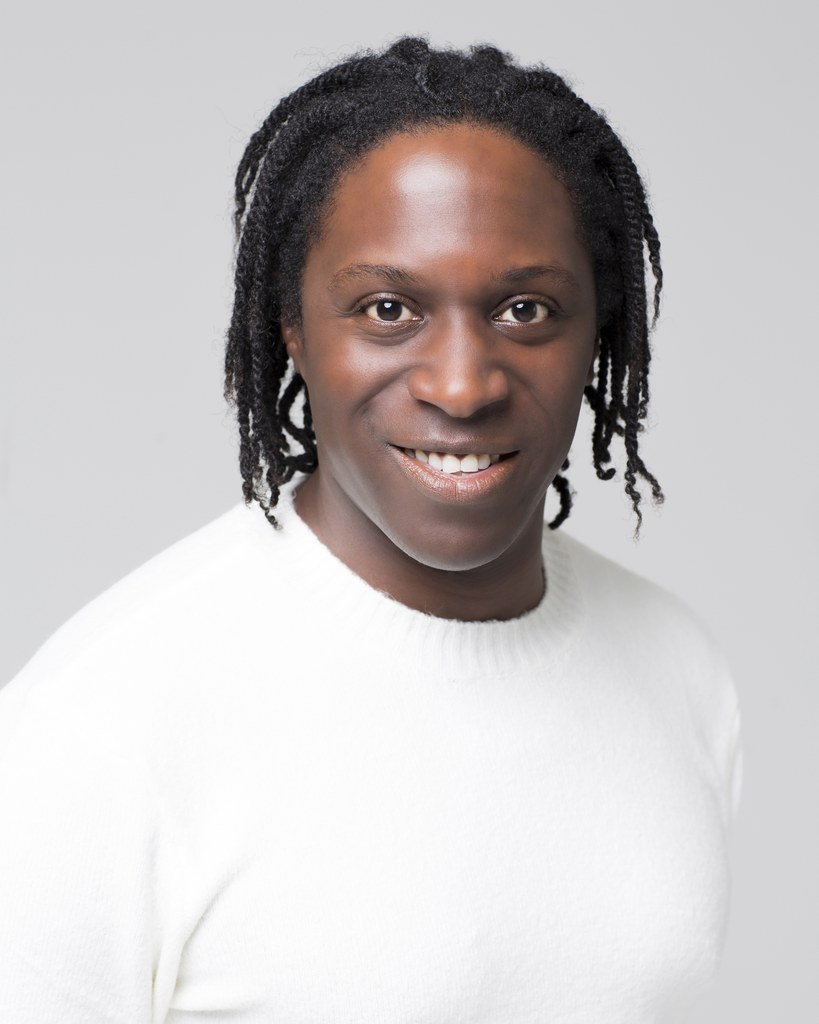
#> input picture backend/tests/fixtures/photos/frontal_white_tshirt.jpg, 819 x 1024 px
$ python bench_p95.py
#> lines starting #> are read from the running program, lines starting #| are printed output that depends on the picture
"""Measure p95 latency of /analyze, /skin and /papercraft against a running stack (tech.md §7).

Usage: uv run python scripts/bench_p95.py [base_url] [--runs N]
Start the stack with docker/compose.bench.yml: it pins the API to 2 vCPU and lifts
the rate limits that would otherwise stop the run. Exits 1 if any target is missed.
"""

import argparse
import io
import json
import statistics
import sys
import time
import urllib.error
import urllib.request
import uuid
from dataclasses import dataclass
from pathlib import Path

from PIL import Image

FIXTURES = Path(__file__).resolve().parents[1] / "tests" / "fixtures"
PHOTO = FIXTURES / "photos" / "frontal_white_tshirt.jpg"
SKIN = FIXTURES / "reference_skin.png"
API = "/api/v1"
PHOTO_12MP = (4000, 3000)
PHOTO_QUALITY = 90
WARMUP = 3
MAX_PDF_BYTES = 2 * 1024 * 1024
TIMEOUT_S = 30
# /skin keeps its fixed 300/hour limit (tech.md §8.2); the bench override cannot lift it.
SKIN_RATE_PER_HOUR = 300


@dataclass(frozen=True, slots=True)
class Target:
    """One measured call and its §7 budget."""

    name: str
    p95_ms: float
    runs: int


@dataclass(frozen=True, slots=True)
class Request:
    """A prepared HTTP request body."""

    path: str
    body: bytes
    content_type: str


def multipart(
    path: str, fields: dict[str, str], files: dict[str, tuple[str, bytes, str]]
) -> Request:
    """Encode a multipart/form-data request."""
    boundary = uuid.uuid4().hex
    parts: list[bytes] = []
    for name, value in fields.items():
        header = f'--{boundary}\r\nContent-Disposition: form-data; name="{name}"\r\n\r\n'
        parts.append(header.encode() + value.encode() + b"\r\n")
    for name, (filename, data, mime) in files.items():
        header = (
            f"--{boundary}\r\nContent-Disposition: form-data; "
            f'name="{name}"; filename="{filename}"\r\nContent-Type: {mime}\r\n\r\n'
        )
        parts.append(header.encode() + data + b"\r\n")
    parts.append(f"--{boundary}--\r\n".encode())
    return Request(path, b"".join(parts), f"multipart/form-data; boundary={boundary}")


def photo_12mp(fmt: str) -> bytes:
    """A fixture photo upscaled to 12 MP, the size §7 budgets for."""
    with Image.open(PHOTO) as img:
        big = img.convert("RGB").resize(PHOTO_12MP, Image.Resampling.LANCZOS)
    buf = io.BytesIO()
    big.save(buf, format=fmt, quality=PHOTO_QUALITY)
    return buf.getvalue()


def send(base: str, req: Request) -> tuple[float, bytes]:
    """POST the request; elapsed milliseconds and the response body."""
    http = urllib.request.Request(  # noqa: S310 - base URL is the operator's own stack
        base + req.path, data=req.body, headers={"Content-Type": req.content_type}
    )
    started = time.perf_counter()
    with urllib.request.urlopen(http, timeout=TIMEOUT_S) as response:  # noqa: S310
        body: bytes = response.read()
    return (time.perf_counter() - started) * 1000, body


def p95(samples: list[float]) -> float:
    """95th percentile, inclusive method so small samples stay within the data."""
    return statistics.quantiles(samples, n=20, method="inclusive")[18]


def measure(base: str, req: Request, runs: int) -> tuple[list[float], bytes]:
    """Latencies of `runs` sequential calls after a warmup, and the last body."""
    body = b""
    for _ in range(WARMUP):
        send(base, req)
    samples: list[float] = []
    for _ in range(runs):
        elapsed, body = send(base, req)
        samples.append(elapsed)
    return samples, body


def analyze_request(fmt: str, mime: str) -> Request:
    """/analyze with a 12 MP photo in the given format."""
    photo = {"photo": ("photo", photo_12mp(fmt), mime)}
    return multipart(f"{API}/analyze", {"consent": "true"}, photo)


def papercraft_request(mode: str) -> Request:
    """/papercraft on A4 at the default 5 mm cell, the setting §7 budgets the size for."""
    return multipart(
        f"{API}/papercraft",
        {"options": json.dumps({"paper": "A4", "pixel_mm": 5, "mode": mode})},
        {"skin": ("skin.png", SKIN.read_bytes(), "image/png")},
    )


def build_requests(base: str) -> tuple[Request, ...]:
    """Requests as the web client sends them, in the order of `targets`."""
    analyze = analyze_request("JPEG", "image/jpeg")
    # JPEG decodes at a reduced scale; WebP has no such shortcut and is the worst case.
    analyze_webp = analyze_request("WEBP", "image/webp")
    # /skin gets the spec the analyzer produced, as in the real flow.
    _, answer = send(base, analyze)
    spec = json.dumps(json.loads(answer)["spec"]).encode()
    skin = Request(f"{API}/skin", spec, "application/json")
    return analyze, analyze_webp, skin, papercraft_request("color"), papercraft_request("numbered")


def run(base: str, runs: int) -> bool:
    """Measure every route, print a table and report whether all budgets hold."""
    requests = build_requests(base)
    targets = (
        Target("analyze jpeg", 1500, runs),
        Target("analyze webp", 1500, runs),
        Target("skin", 50, runs),
        Target("pdf color", 1000, runs),
        Target("pdf numbered", 1000, runs),
    )
    ok = True
    print(f"{'route':<14}{'runs':>6}{'p50 ms':>10}{'p95 ms':>10}{'budget':>10}")
    for target, req in zip(targets, requests, strict=True):
        samples, body = measure(base, req, target.runs)
        value = p95(samples)
        ok &= value <= target.p95_ms
        median = statistics.median(samples)
        print(
            f"{target.name:<14}{target.runs:>6}{median:>10.0f}{value:>10.0f}{target.p95_ms:>10.0f}"
        )
        if req.path.endswith("/papercraft"):
            ok &= len(body) <= MAX_PDF_BYTES
            print(f"  pdf size {len(body) / 1024:.0f} KiB, budget {MAX_PDF_BYTES // 1024} KiB")
    return ok


def main() -> None:
    """CLI entry point."""
    parser = argparse.ArgumentParser(description=__doc__.splitlines()[0])
    parser.add_argument("base_url", nargs="?", default="http://localhost:8080")
    parser.add_argument("--runs", type=int, default=40)
    args = parser.parse_args()
    if args.runs + WARMUP > SKIN_RATE_PER_HOUR:
        parser.error(f"--runs must leave room in the /skin limit of {SKIN_RATE_PER_HOUR}/hour")
    try:
        ok = run(args.base_url.rstrip("/"), args.runs)
#> in photo_12mp, img is the input picture: PIL image 819x1024 RGB; mean R, G, B 197.9, 193.2, 193.2
#> in photo_12mp, `big = img.convert("RGB").resize(PHOTO_12MP, Image.Resampling.LANCZOS)`:
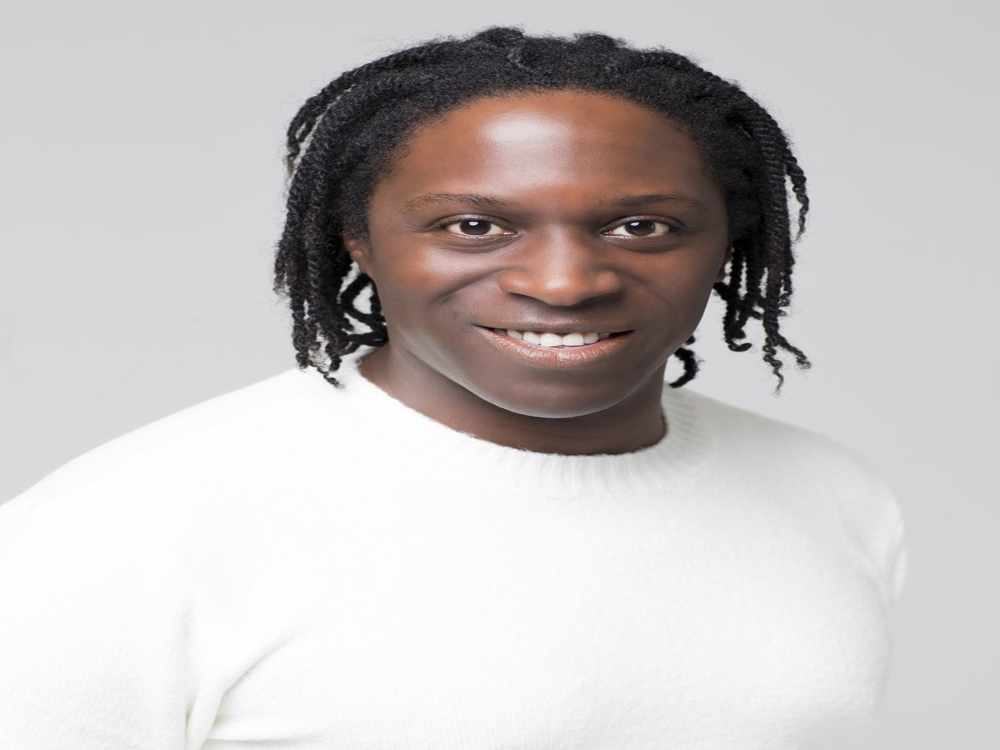
#> big: PIL image 4000x3000 RGB (shown at 1/4 size); mean R, G, B 197.9, 193.2, 193.2
    except urllib.error.HTTPError as exc:
        hint = " (rate limited: restart the api container)" if exc.code == 429 else ""
        sys.exit(f"FAIL: {exc.url} answered {exc.code}{hint}")
    print("OK" if ok else "FAIL: a §7 budget is exceeded")
    sys.exit(0 if ok else 1)


if __name__ == "__main__":
    main()
#> (the call stopped at in send, `with urllib.request.urlopen(http, timeout=TIMEOUT_S) as response:`: the network is not available in this run)

$ run again, with backend/tests/fixtures/photos/frontal_black_shirt.jpg copied over backend/tests/fixtures/photos/frontal_white_tshirt.jpg
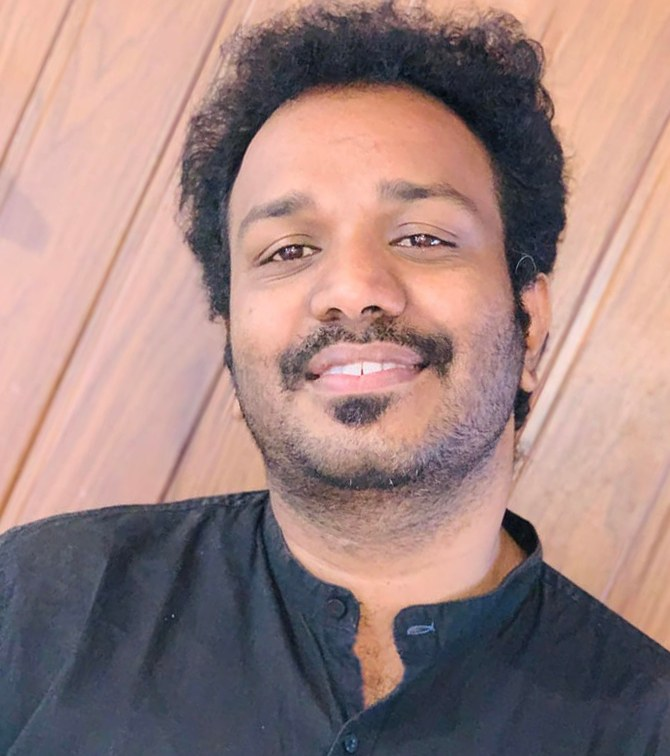
#> input picture backend/tests/fixtures/photos/frontal_black_shirt.jpg, 670 x 756 px
#> in photo_12mp, img is the input picture: PIL image 670x756 RGB; mean R, G, B 159.2, 131.3, 128.1
#> in photo_12mp, `big = img.convert("RGB").resize(PHOTO_12MP, Image.Resampling.LANCZOS)`:
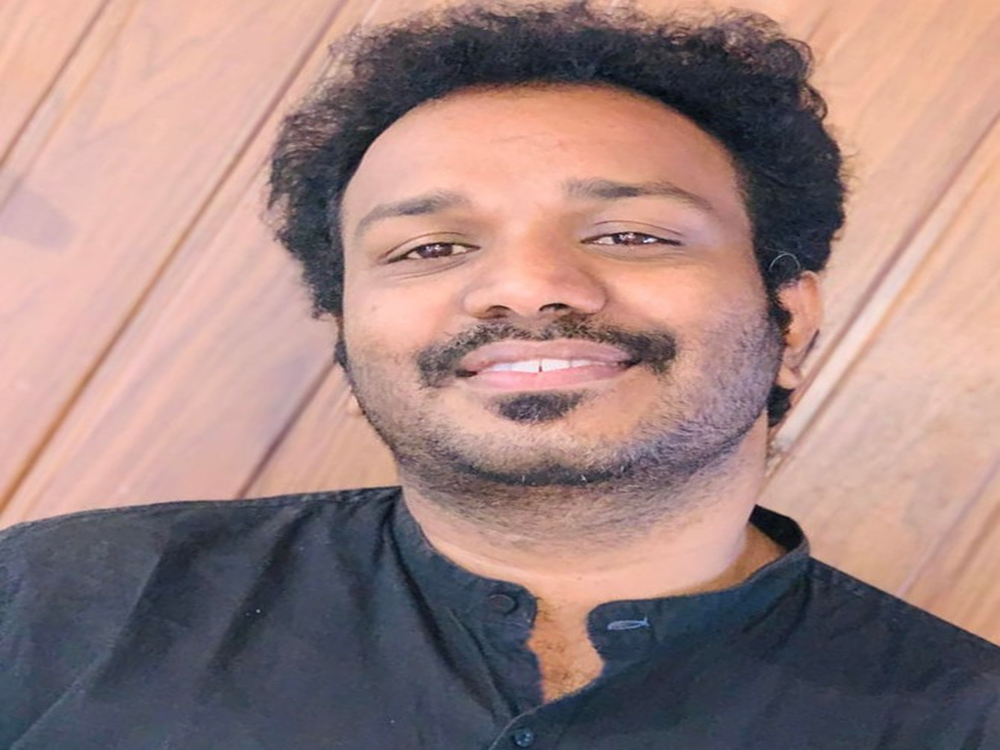
#> big: PIL image 4000x3000 RGB (shown at 1/4 size); mean R, G, B 159.2, 131.3, 128.1
